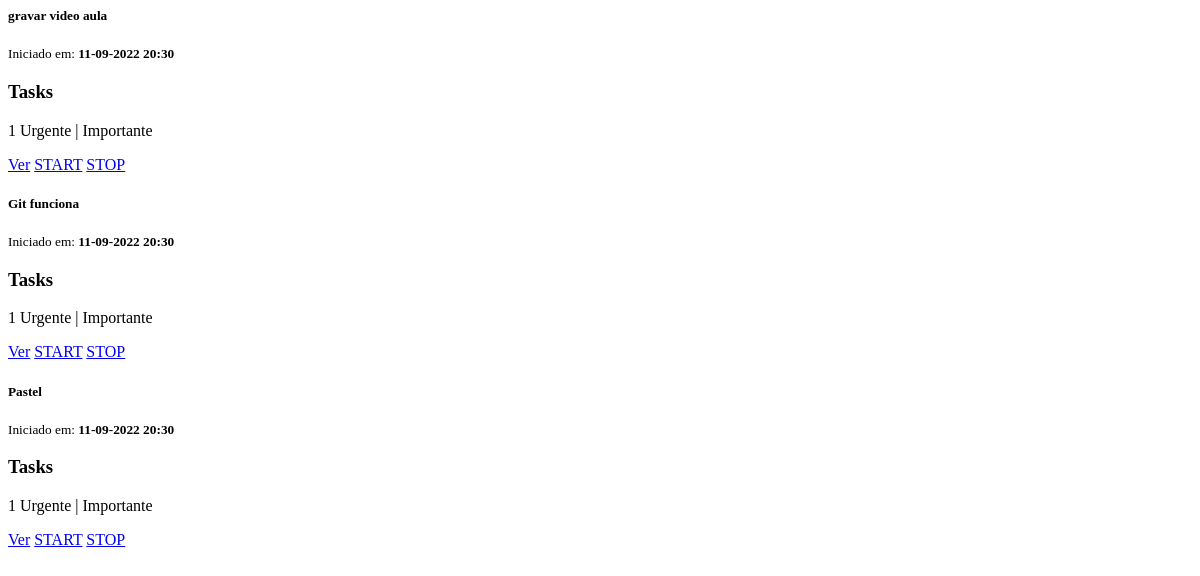
Page /tasks/lista on the earlier database version.
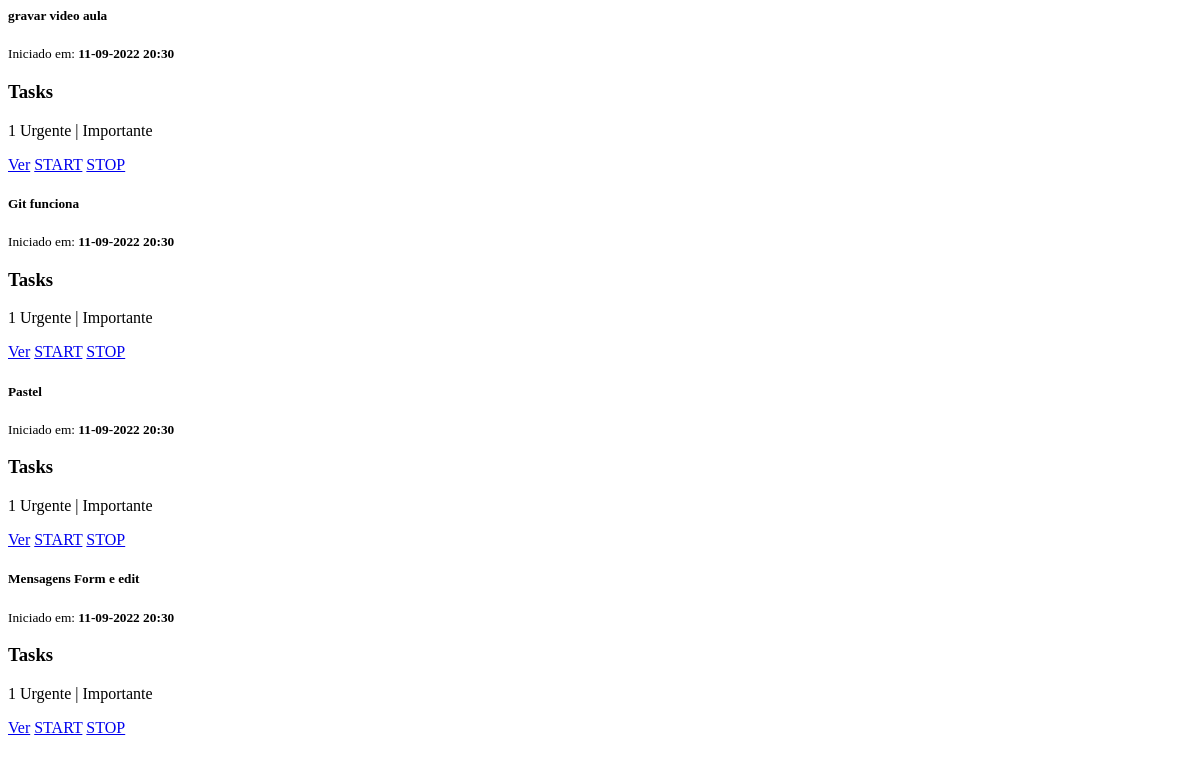
Same page on the later database version.
### projetos/models.py (models this page shows, shortened)
class Task(db.Model):
    task_status = {1:"Urgente|Importante", 2: "Urgente|Não Importante", 3:"Não Urgene|Importante" }
    id = db.Column(db.Integer, primary_key=True)
    task_name = db.Column(db.String(80), nullable=False)
    status = db.Column(db.Integer, nullable=False)
    concluido = db.Column(db.Boolean)
    project_id = db.Column(db.Integer, db.ForeignKey('project.id'),
        nullable=False)
    times = db.relationship('TaskTime', backref='task', lazy=True)

class Project(db.Model):
    id = db.Column(db.Integer, primary_key=True)
    project_name = db.Column(db.String(80), nullable=False)
    manager = db.Column(db.String(80), nullable=False)
    manager_email = db.Column(db.String(120), nullable=False)
    start_date = db.Column(db.DateTime, nullable=False)
    finish_date = db.Column(db.DateTime)
    status = db.Column(db.Integer, nullable=False)
    tasks = db.relationship('Task', backref='project', lazy=True)

### projetos/vw_tasks.py (the view)
@bp.route("/tasks/lista", methods=("GET", ))
def lista():
    query = Task.query.options(joinedload('project'))
    lista = Task.query.all()
    return render_template("projetos/tarefas/lista.html"
    , lista=lista
    )

### templates/projetos/tarefas/lista.html
<div class="list-group">
    {% for l in lista %}
    <div class="list-group-item list-group-item-action ative">
      <div class="d-flex w-100 justify-content-between">
        <h5 class="mb-1">{{ l.task_name }}</h5>
        <small>Iniciado em: <strong>{{ l.project.start_date.strftime("%d-%m-%Y %H:%M") }}</strong></small>
      </div>
      <h3>{{ l.project.project_name }}</h3>
      <p class="bg-warning">{{ l.status }} Urgente | Importante</p>
      <p><a class="btn btn-primary" href="{{ url_for("task.edit", id=l.id)}}">Ver</a> <a href="#" class="btn btn-success">START</a> <a href="#" class="btn btn-danger">STOP</a> </p>
    </div>
    {% endfor %}
</div>

Differences in the rows shown:
added Task: task_name "Mensagens Form e edit", project.start_date "11-09-2022 20:30", project.project_name "Tasks", status "1"
